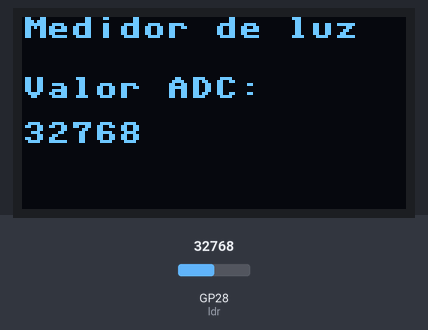
Bench run of a program on a simulated Raspberry Pi Pico running MicroPython. Parts: 128×64 one-colour display. The test bench sets the inputs (shaded band); at power-on: GP28 (ldr) = 32768 (analog values on the 0–65535 scale).

Above: at 1.2 s.
1.3 s: GP28 (ldr) set to 45874
At 3.0 s:
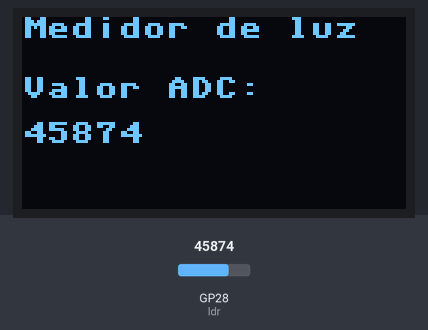
3.6 s: GP28 (ldr) set to 57670
At 5.2 s:
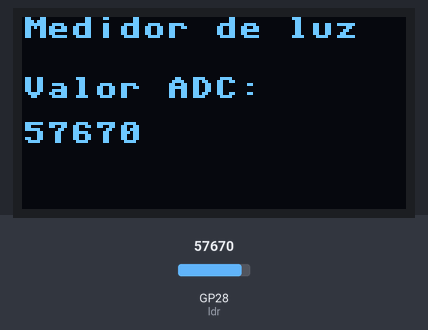
5.6 s: GP28 (ldr) set to 65535
At 7.3 s:
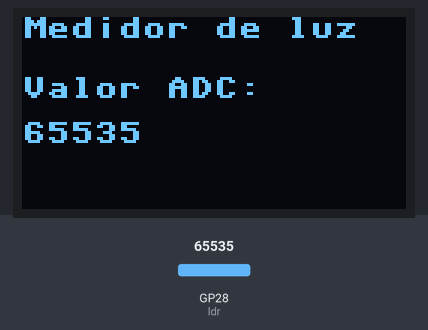
Timing chart, 0 to 8.8 s (numbered marks = the images above; inputs shaded):
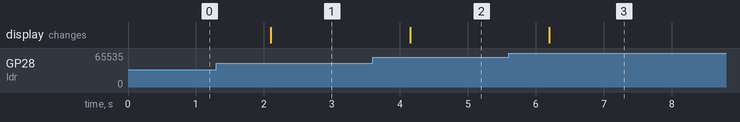

Measured:
- after the input at 1.3 s, the display: changes after 0.80 s (image 1)
- after the input at 3.6 s, the display: changes after 0.55 s (image 2)
- after the input at 5.6 s, the display: changes after 0.60 s (image 3)

The program:

main.py
```python
# ================================================================
# Lenguajes de Interfaz - TECNM Campus ITT
# Descripción: Muestra los valores de un sensor LDR en pantalla
# Nombre: Ernesto Torres Pineda 22211665
# Fecha: 21/05/2025
# ================================================================

from machine import ADC, Pin, I2C
import ssd1306
import time

# Configura la pantalla OLED con I2C en GP0 (SDA) y GP1 (SCL)
i2c = I2C(1, scl=Pin(27), sda=Pin(26))
oled = ssd1306.SSD1306_I2C(128, 64, i2c)

# LDR en GP26 (ADC0)
ldr = ADC(Pin(28))  # Asegúrate de tener el divisor de voltaje correctamente conectado

while True:
    valor = ldr.read_u16()  # Lectura de 0 a 65535
    voltaje = 3.3 * valor / 65535  # Convertir a voltaje si se desea
    oled.fill(0)
    oled.text("Medidor de luz", 0, 0)
    oled.text("Valor ADC:", 0, 20)
    oled.text(str(valor), 0, 35)
    oled.show()
    time.sleep(1)
```
